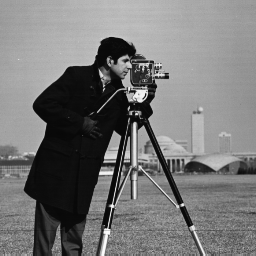
%> input picture Deblurring/cameraman.png, 256 x 256 px; its folder holds only this picture in this run
$ octave deblurring.m   (GNU Octave 9; MATLAB toolbox functions it lacks are replaced by stand-ins)
%> lines starting %> are read from the running program, lines starting %| are printed output that depends on the picture
### Deblurring/motionDeblur.m
function outputImg = motionDeblur(inputImage, LEN, THETA)
% Motion Deblur using Wiener deconvolution
%
% DESCRIPTION:
%     Applies a deconvolution for wiener filter using exact NSR
%     (Noise-to-Signal-power Ratio).
%
% INPUT:
%     inputImg --> Image to be deblurred
%     LEN --> the number of pixels to aproximate the linear motion of a camera
%     THETA --> the angle in a clockwise direction of the simulation
%
% OUTPUT:
%     outputImg --> Blurred image

if nargin == 1
    LEN = 21; %21
    THETA = 11; %11
elseif nargin == 2
    THETA = 11;
elseif nargin > 3 | nargin < 1
    error('Invalid number of input arguments!');
    pause
end

PSF = fspecial('motion', LEN, THETA);
outputImg = deconvwnr(inputImage, PSF, 0);

### Deblurring/blurringMenu.m
function [isBlurred, blurredImage] = blurringMenu(fileName, img)
% Menu with the options to blur the input image

fprintf('\n--> BLURRING STEP');
fprintf('\nSelect the type of blur for %s:\n', fileName);
fprintf('\n  1 - Gaussian Blur');
% fprintf('\n  2 - Wiener Blur');
fprintf('\n  2 - Motion Blur Simulation');
fprintf('\n  3 - Skip blurring step');
answer = input('\n\nAnswer: ');

isBlurred = true;
switch answer
    case 1
        % Gaussian Blur
        blurredImage = gaussianBlur(img);
    % case 2
    %     % Wiener Filter
    %     blurredImage = wienerBlur(img);
    case 2
        % Motion Blur
        blurredImage = motionBlur(img);
    case 3
        blurredImage = img;
        isBlurred = false;
    otherwise
        fprintf('Invalid option! Choose a valid one...\n');
        [isBlurred, blurredImage] = blurringMenu(fileName, img);
end

### Deblurring/deblurringMenu.m
function deblurredImage = deblurringMenu(blurredImage)
% Menu with the options to deblur a blurred image

fprintf('\n--> DEBLURRING STEP');
fprintf('\nSelect the deblurring methodology:\n');
fprintf('\n  1 - Lucy-Richardson Algorithm'); % for Gaussian Blur
fprintf('\n  2 - Wiener Deconvolution'); % for Wiener Blur (good for Motion Blur)
fprintf('\n  3 - Motion Deblur (using Wiener Deconvolution)'); % for Motion Blur
fprintf('\n  4 - Blind Deconvolution'); % test for all cases
answer = input('\n\nAnswer: ');

switch answer
    case 1
        % Lucy-Richardson Algorithm
        deblurredImage = lucyDeblur(blurredImage);
    case 2
        % Wiener Filter
        deblurredImage = wienerDeblur(blurredImage);
    case 3
        % Wiener Filter
        deblurredImage = motionDeblur(blurredImage);
    case 4
        % Blind Deblurring
        deblurredImage = blindDeblur(blurredImage);
    otherwise
        fprintf('Invalid option! Choose a valid one...\n');
        deblurredImage = deblurringMenu(blurredImage);
end

### Deblurring/deblurring.m
% Get png file in current folder (should only be one image)
file = dir('*.png');

% Get input image
img = im2double(imread(file.name));
%> img: size 256x256 double; min 0.0275, max 0.992, mean 0.466

% BLURRING STEP
[isBlurred, blurredImage] = blurringMenu(file.name, img);
%> the answer given: 3
%> isBlurred = false

% Number of columns in the figure display
col = 2;
if isBlurred
    col = 3;
    fprintf('Success in blurring image!\n');
    subplot(1,col,1); imshow(img); title('Input');
    subplot(1,col,2); imshow(blurredImage); title('Blurred');
else
    fprintf('No blurring applied!\n');
    subplot(1,col,1); imshow(img); title('Input');
end

fprintf('\n**********************************************\n')

% DEBLURRING STEP
deblurredImage = deblurringMenu(blurredImage);
%> the answer given: 3
%> in motionDeblur, `outputImg = deconvwnr(inputImage, PSF, 0);`:
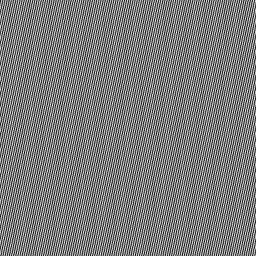
%> outputImg: size 256x256 double; min -1414.6, max 1518, mean 0.5; drawn with min black and max white

subplot(1,col,col); imshow(deblurredImage); title('Deblurred');
%> after `imshow(deblurredImage)`:
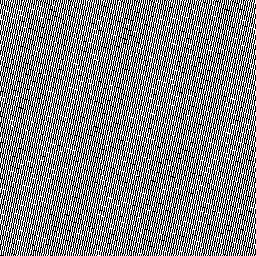
%> displayed picture: size 256x256, on the screen's scale of 0 to 255; min 0, max 255, mean 127.5
